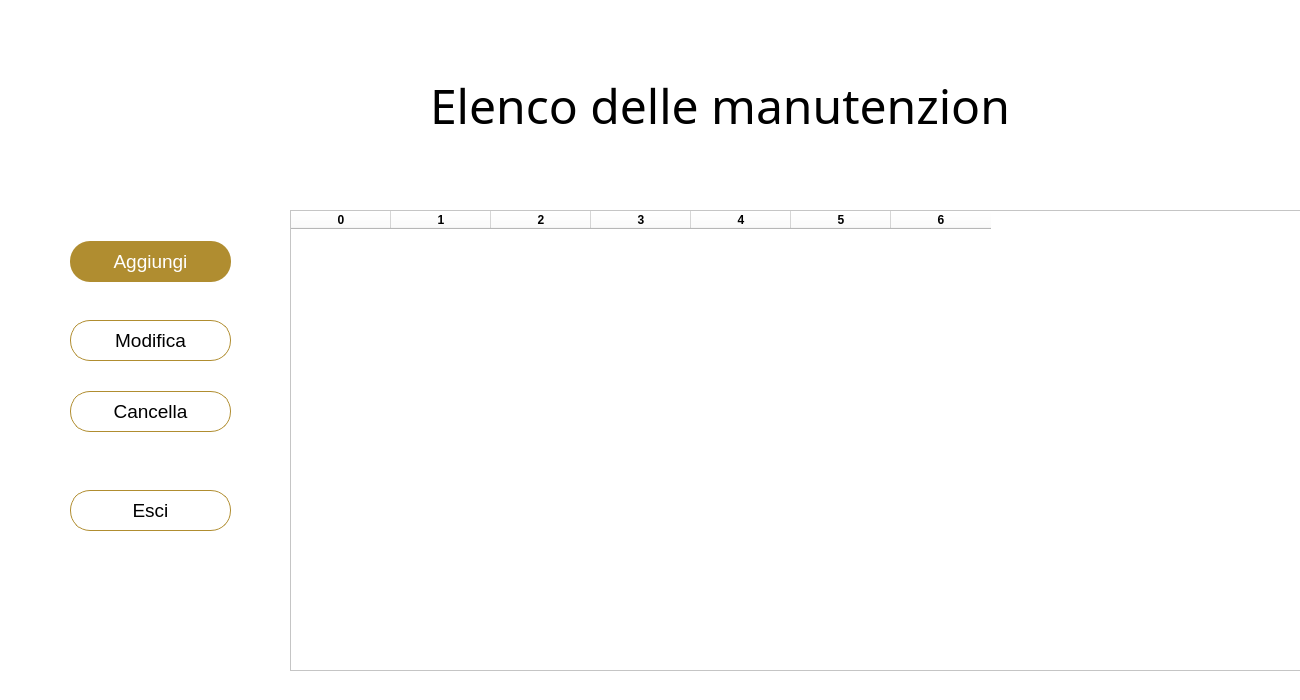
<?xml version="1.0" encoding="UTF-8"?>
<ui version="4.0">
 <class>Dialog</class>
 <widget class="QDialog" name="Dialog">
  <property name="geometry">
   <rect>
    <x>0</x>
    <y>0</y>
    <width>1300</width>
    <height>700</height>
   </rect>
  </property>
  <property name="windowTitle">
   <string>Dialog</string>
  </property>
  <widget class="QWidget" name="bgwidget" native="true">
   <property name="geometry">
    <rect>
     <x>0</x>
     <y>0</y>
     <width>1500</width>
     <height>800</height>
    </rect>
   </property>
   <property name="styleSheet">
    <string notr="true">background-color: rgb(255, 255, 255);</string>
   </property>
   <widget class="QLabel" name="label">
    <property name="geometry">
     <rect>
      <x>430</x>
      <y>60</y>
      <width>581</width>
      <height>91</height>
     </rect>
    </property>
    <property name="font">
     <font>
      <family>Bangla MN</family>
      <pointsize>36</pointsize>
      <weight>50</weight>
      <italic>false</italic>
      <bold>false</bold>
     </font>
    </property>
    <property name="styleSheet">
     <string notr="true">font: 36pt;
background: transparent;
color: rgb(0,0,0);</string>
    </property>
    <property name="text">
     <string>Elenco delle manutenzioni</string>
    </property>
   </widget>
   <widget class="QPushButton" name="btnModifica">
    <property name="geometry">
     <rect>
      <x>70</x>
      <y>320</y>
      <width>161</width>
      <height>41</height>
     </rect>
    </property>
    <property name="styleSheet">
     <string notr="true">border-radius:20px;
font: 14pt;
border: 1px solid rgb(176, 141, 48);</string>
    </property>
    <property name="text">
     <string>Modifica</string>
    </property>
   </widget>
   <widget class="QPushButton" name="btnCancella">
    <property name="geometry">
     <rect>
      <x>70</x>
      <y>391</y>
      <width>161</width>
      <height>41</height>
     </rect>
    </property>
    <property name="styleSheet">
     <string notr="true">border-radius:20px;
font: 14pt;
border: 1px solid rgb(176, 141, 48);</string>
    </property>
    <property name="text">
     <string>Cancella</string>
    </property>
   </widget>
   <widget class="QPushButton" name="btnAggiungi">
    <property name="geometry">
     <rect>
      <x>70</x>
      <y>241</y>
      <width>161</width>
      <height>41</height>
     </rect>
    </property>
    <property name="styleSheet">
     <string notr="true">border-radius:20px;
background-color: rgb(176, 141, 48);
font: 14pt;
color: rgb(255, 255, 255);</string>
    </property>
    <property name="text">
     <string>Aggiungi</string>
    </property>
   </widget>
   <widget class="QPushButton" name="btnEsci">
    <property name="geometry">
     <rect>
      <x>70</x>
      <y>490</y>
      <width>161</width>
      <height>41</height>
     </rect>
    </property>
    <property name="styleSheet">
     <string notr="true">border-radius:20px;
font: 14pt;
border: 1px solid rgb(176, 141, 48);</string>
    </property>
    <property name="text">
     <string>Esci</string>
    </property>
   </widget>
   <widget class="QTableWidget" name="tableWidget">
    <property name="geometry">
     <rect>
      <x>290</x>
      <y>210</y>
      <width>1101</width>
      <height>461</height>
     </rect>
    </property>
    <property name="styleSheet">
     <string notr="true">background: rgb(255,255,255);
</string>
    </property>
    <column>
     <property name="text">
      <string>0</string>
     </property>
     <property name="font">
      <font>
       <weight>75</weight>
       <bold>true</bold>
      </font>
     </property>
    </column>
    <column>
     <property name="text">
      <string>1</string>
     </property>
     <property name="font">
      <font>
       <weight>75</weight>
       <bold>true</bold>
      </font>
     </property>
    </column>
    <column>
     <property name="text">
      <string>2</string>
     </property>
     <property name="font">
      <font>
       <weight>75</weight>
       <bold>true</bold>
      </font>
     </property>
    </column>
    <column>
     <property name="text">
      <string>3</string>
     </property>
     <property name="font">
      <font>
       <weight>75</weight>
       <bold>true</bold>
      </font>
     </property>
    </column>
    <column>
     <property name="text">
      <string>4</string>
     </property>
     <property name="font">
      <font>
       <weight>75</weight>
       <bold>true</bold>
      </font>
     </property>
    </column>
    <column>
     <property name="text">
      <string>5</string>
     </property>
     <property name="font">
      <font>
       <weight>75</weight>
       <bold>true</bold>
      </font>
     </property>
    </column>
    <column>
     <property name="text">
      <string>6</string>
     </property>
     <property name="font">
      <font>
       <weight>75</weight>
       <bold>true</bold>
      </font>
     </property>
    </column>
   </widget>
  </widget>
 </widget>
 <resources>
  <include location="../source.qrc"/>
 </resources>
 <connections/>
</ui>
